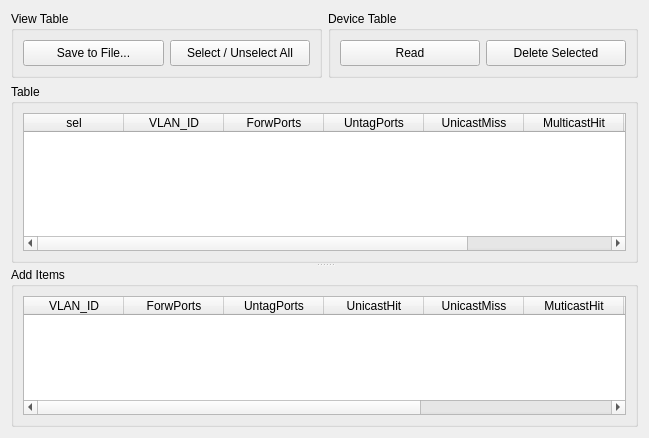
<?xml version="1.0" encoding="UTF-8"?>
<ui version="4.0">
 <class>Form</class>
 <widget class="QWidget" name="Form">
  <property name="geometry">
   <rect>
    <x>0</x>
    <y>0</y>
    <width>649</width>
    <height>438</height>
   </rect>
  </property>
  <property name="windowTitle">
   <string>VLAN Table</string>
  </property>
  <layout class="QVBoxLayout" name="verticalLayout_4">
   <item>
    <widget class="QSplitter" name="splitter">
     <property name="orientation">
      <enum>Qt::Vertical</enum>
     </property>
     <widget class="QWidget" name="layoutWidget">
      <layout class="QVBoxLayout" name="verticalLayout_3">
       <item>
        <layout class="QHBoxLayout" name="horizontalLayout_3">
         <item>
          <widget class="QGroupBox" name="grboxSave">
           <property name="title">
            <string>View Table</string>
           </property>
           <layout class="QHBoxLayout" name="horizontalLayout">
            <item>
             <widget class="QPushButton" name="btSaveToFile">
              <property name="minimumSize">
               <size>
                <width>0</width>
                <height>26</height>
               </size>
              </property>
              <property name="text">
               <string>Save to File...</string>
              </property>
             </widget>
            </item>
            <item>
             <widget class="QPushButton" name="btSelTgl">
              <property name="minimumSize">
               <size>
                <width>0</width>
                <height>26</height>
               </size>
              </property>
              <property name="text">
               <string>Select / Unselect All</string>
              </property>
             </widget>
            </item>
           </layout>
          </widget>
         </item>
         <item>
          <widget class="QGroupBox" name="gbxDevice">
           <property name="title">
            <string>Device Table</string>
           </property>
           <layout class="QHBoxLayout" name="horizontalLayout_2">
            <item>
             <widget class="QPushButton" name="btRead">
              <property name="minimumSize">
               <size>
                <width>0</width>
                <height>26</height>
               </size>
              </property>
              <property name="text">
               <string>Read</string>
              </property>
             </widget>
            </item>
            <item>
             <widget class="QPushButton" name="btDelSelected">
              <property name="minimumSize">
               <size>
                <width>0</width>
                <height>26</height>
               </size>
              </property>
              <property name="text">
               <string>Delete Selected</string>
              </property>
             </widget>
            </item>
           </layout>
          </widget>
         </item>
        </layout>
       </item>
       <item>
        <widget class="QGroupBox" name="grBoxTableRd">
         <property name="title">
          <string>Table</string>
         </property>
         <layout class="QVBoxLayout" name="verticalLayout_2">
          <item>
           <widget class="QTableWidget" name="tblTableRd">
            <attribute name="horizontalHeaderStretchLastSection">
             <bool>true</bool>
            </attribute>
            <column>
             <property name="text">
              <string>sel</string>
             </property>
            </column>
            <column>
             <property name="text">
              <string>VLAN_ID</string>
             </property>
            </column>
            <column>
             <property name="text">
              <string>ForwPorts</string>
             </property>
            </column>
            <column>
             <property name="text">
              <string>UntagPorts</string>
             </property>
            </column>
            <column>
             <property name="text">
              <string>UnicastMiss</string>
             </property>
            </column>
            <column>
             <property name="text">
              <string>MulticastHit</string>
             </property>
            </column>
            <column>
             <property name="text">
              <string>MulticastMiss</string>
             </property>
            </column>
            <column>
             <property name="text">
              <string>Mstp</string>
             </property>
            </column>
           </widget>
          </item>
         </layout>
        </widget>
       </item>
      </layout>
     </widget>
     <widget class="QGroupBox" name="grbxAddItem">
      <property name="maximumSize">
       <size>
        <width>16777215</width>
        <height>160</height>
       </size>
      </property>
      <property name="title">
       <string>Add Items</string>
      </property>
      <layout class="QVBoxLayout" name="verticalLayout">
       <item>
        <widget class="QTableWidget" name="tblCtrl">
         <attribute name="horizontalHeaderStretchLastSection">
          <bool>true</bool>
         </attribute>
         <column>
          <property name="text">
           <string> VLAN_ID </string>
          </property>
         </column>
         <column>
          <property name="text">
           <string>ForwPorts</string>
          </property>
         </column>
         <column>
          <property name="text">
           <string>UntagPorts</string>
          </property>
         </column>
         <column>
          <property name="text">
           <string>UnicastHit</string>
          </property>
         </column>
         <column>
          <property name="text">
           <string>UnicastMiss</string>
          </property>
         </column>
         <column>
          <property name="text">
           <string>MuticastHit</string>
          </property>
         </column>
         <column>
          <property name="text">
           <string>MuticastMiss</string>
          </property>
         </column>
         <column>
          <property name="text">
           <string>Mstp</string>
          </property>
         </column>
         <column>
          <property name="text">
           <string>Apply</string>
          </property>
         </column>
        </widget>
       </item>
      </layout>
     </widget>
    </widget>
   </item>
  </layout>
 </widget>
 <resources/>
 <connections/>
</ui>
